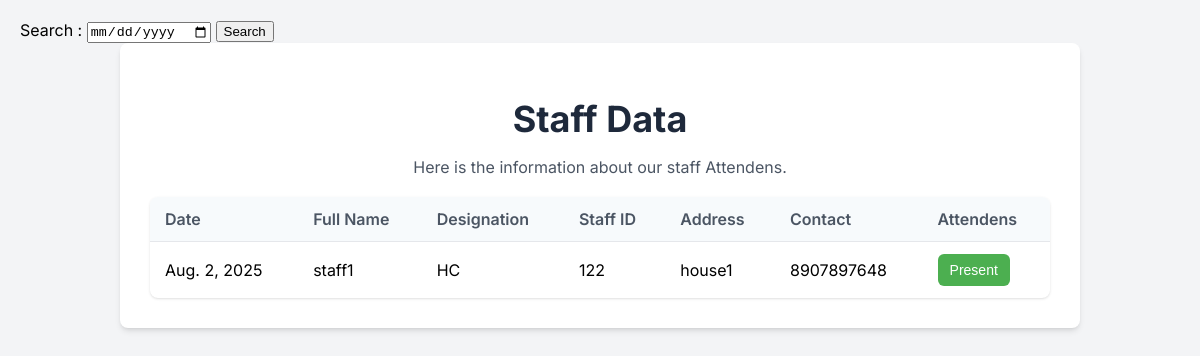
Before: /view_attendance/ (signed in) with the older database file.
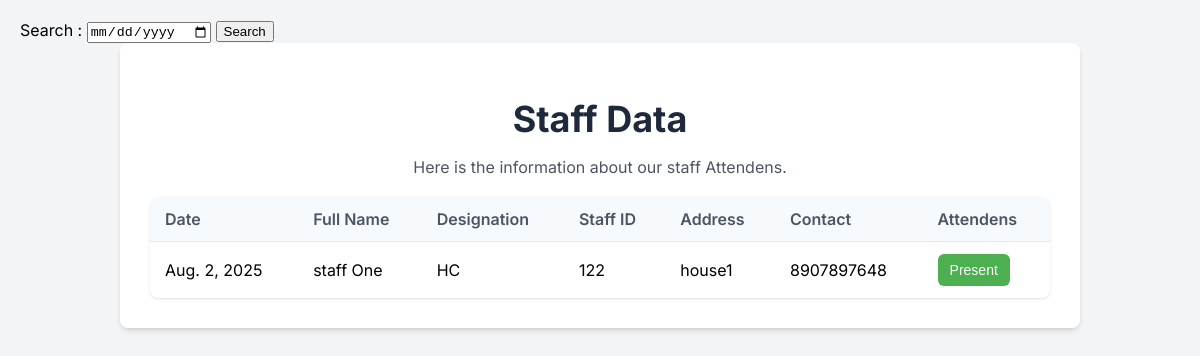
After: the same page with the newer database file.
### app_mini/models.py (models this page shows)
class Attendance(models.Model):
    att = models.CharField(max_length=10)
    date = models.DateField(auto_now_add=True)
    staff = models.ForeignKey(staff, on_delete=models.SET_NULL, null=True)
    station = models.ForeignKey(police_station_registration, on_delete=models.SET_NULL, null=True)

class staff(models.Model):
    DESIGNATION_CHOICE = [
        ('DGP', 'Director General of Police'),
        ('IGP', 'Inspector General of Police'),
        ('SP', 'Superintendent of Police'),
        ('DSP', 'Deputy Superintendent of Police'),
        ('CI', 'Circle Inspector'),
        ('SI', 'Sub Inspector'),
        ('ASI', 'Assistant Sub Inspector'),
        ('HC', 'Head Constable'),
        ('PC', 'Police Constable')
    ]
    GENDER = [
        ('M', 'Male'),
        ('F', 'Female'),
        ('O', 'Other')
    ]
    profile_picture = models.ImageField(upload_to='profile_staff/', null=True)
    staff_id = models.CharField(max_length=50, primary_key=True)
    login_id = models.ForeignKey(login, on_delete=models.CASCADE, null=True, blank=True)
    full_name = models.CharField(max_length=100)
    address = models.CharField(max_length=100)
    contact = models.CharField(max_length=13)
    designation = models.CharField(max_length=50, choices=DESIGNATION_CHOICE)
    gender = models.CharField(max_length=6, choices=GENDER)
    date_of_birth = models.DateField()
    station = models.ForeignKey(police_station_registration, on_delete=models.SET_NULL, null=True)

### app_mini/views.py (the view)
# urls.py: path('view_attendance/', views.view_attendance, name='view_attendance'),
def view_attendance(request):
    station_login_id = request.session.get('station_id')
    station_login_ins = get_object_or_404(login_table, id = station_login_id)
    station = get_object_or_404(police_station_registration, login_id = station_login_ins)
    att_ins = Attendance.objects.filter(station = station)
    return render(request, 'police_station/view_attendance.html', {'staff_data':att_ins})

### app_mini/templates/police_station/view_attendance.html (shortened to what this page needs)
<!DOCTYPE html>
<html lang="en">
<head>
</head>
<body class="bg-gray-100 font-sans">
    <div id="search">
        Search : <input type="date" id="search_att">
        <button onclick="search_atte()">Search</button>
    </div>
    <div class="staff-container">
        <header class="staff-header">
            <h1>Staff Data</h1>
            <p>Here is the information about our staff Attendens.</p>
        </header>
        <main>
            <div class="staff-list">
                {% if staff_data %}
                <table class="staff-table">
                    <thead>
                        <tr>
                            <th>Date</th>
                            <th>Full Name</th>
                            <th>Designation</th>
                            <th>Staff ID</th>
                            <th>Address</th>
                            <th>Contact</th>
                            <th>Attendens</th>
                        </tr>
                    </thead>
                    <tbody>
                        {% for staff in staff_data %}
                        <tr>
                            <td>{{ staff.date }}</td>
                            <td>{{ staff.staff.full_name }}</td>
                            <td>{{ staff.staff.designation }}</td>
                            <td>{{ staff.staff_id }}</td>
                            <td>{{ staff.staff.address }}</td>
                            <td>{{ staff.staff.contact }}</td>
                            <td>
                                {% if staff.att == "present"  %}
                                <button>Present</button>
                                {% else %}
                                <button style="background: red;">Absent</button>
                                {% endif %}
                            </td>
                        </tr>
                        {% endfor %}
                    </tbody>
                </table>
                {% else %}
                <p class="no-staff-message">There Aren't Any Staff's</p>
                {% endif %}
            </div>
        </main>
    </div>
</body>
</html>

### app_mini/templates/police_station/view_attendance.html (style rules this page uses)
body { font-family: 'Inter', sans-serif; background-color: #f3f4f6; margin: 0; padding: 20px; }
.staff-container { max-width: 900px; margin: 0 auto; background-color: #ffffff; padding: 30px; border-radius: 0.5rem; box-shadow: 0 4px 6px -1px rgba(0, 0, 0, 0.1), 0 2px 4px -2px rgba(0, 0, 0, 0.1); }
.staff-header { text-align: center; margin-bottom: 20px; }
.staff-header h1 { font-size: 2.25rem; font-weight: 700; color: #1e293b; margin-bottom: 10px; }
.staff-header p { color: #4b5563; font-size: 1rem; }
.staff-table { width: 100%; border-collapse: collapse; margin-top: 20px; box-shadow: 0 1px 3px 0 rgba(0, 0, 0, 0.1), 0 1px 2px -1px rgba(0, 0, 0, 0.1); border-radius: 0.5rem; overflow: hidden; }
.staff-table th, .staff-table td { padding: 12px 15px; text-align: left; border-bottom: 1px solid #e5e7eb; }
.staff-table th { background-color: #f7fafc; font-weight: 600; color: #4b5563; }
.staff-table tr:last-child td { border-bottom: none; }
.staff-table button { background-color: #4CAF50; border: none; color: white; padding: 8px 12px; text-align: center; text-decoration: none; display: inline-block; font-size: 14px; border-radius: 0.375rem; cursor: pointer; margin-right: 5px; }

Changed rows visible on the page:
changed through a linked row, Attendance "HC": staff.full_name "staff1" → "staff One"
